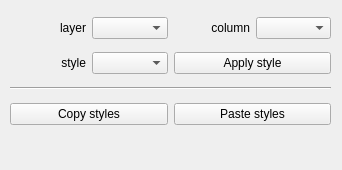
<?xml version="1.0" encoding="UTF-8"?>
<ui version="4.0">
 <class>DrawingToolDockWidgetBase</class>
 <widget class="QDockWidget" name="DrawingToolDockWidgetBase">
  <property name="geometry">
   <rect>
    <x>0</x>
    <y>0</y>
    <width>342</width>
    <height>170</height>
   </rect>
  </property>
  <property name="sizePolicy">
   <sizepolicy hsizetype="Minimum" vsizetype="Minimum">
    <horstretch>0</horstretch>
    <verstretch>0</verstretch>
   </sizepolicy>
  </property>
  <property name="minimumSize">
   <size>
    <width>340</width>
    <height>170</height>
   </size>
  </property>
  <property name="windowTitle">
   <string>Drawing Tool</string>
  </property>
  <widget class="QWidget" name="dockWidgetContents">
   <widget class="QWidget" name="">
    <property name="geometry">
     <rect>
      <x>10</x>
      <y>10</y>
      <width>321</width>
      <height>124</height>
     </rect>
    </property>
    <layout class="QGridLayout" name="gridLayout">
     <item row="0" column="0">
      <layout class="QHBoxLayout" name="horizontalLayout_2">
       <item>
        <widget class="QLabel" name="label_2">
         <property name="text">
          <string>layer</string>
         </property>
         <property name="alignment">
          <set>Qt::AlignRight|Qt::AlignTrailing|Qt::AlignVCenter</set>
         </property>
        </widget>
       </item>
       <item>
        <widget class="QComboBox" name="networkCombo"/>
       </item>
      </layout>
     </item>
     <item row="0" column="1">
      <layout class="QHBoxLayout" name="horizontalLayout">
       <item>
        <widget class="QLabel" name="label_4">
         <property name="text">
          <string>column</string>
         </property>
         <property name="alignment">
          <set>Qt::AlignRight|Qt::AlignTrailing|Qt::AlignVCenter</set>
         </property>
        </widget>
       </item>
       <item>
        <widget class="QComboBox" name="unlinksCombo_2"/>
       </item>
      </layout>
     </item>
     <item row="1" column="0">
      <layout class="QHBoxLayout" name="horizontalLayout_3">
       <item>
        <widget class="QLabel" name="label_3">
         <property name="text">
          <string>style</string>
         </property>
         <property name="alignment">
          <set>Qt::AlignRight|Qt::AlignTrailing|Qt::AlignVCenter</set>
         </property>
        </widget>
       </item>
       <item>
        <widget class="QComboBox" name="unlinksCombo"/>
       </item>
      </layout>
     </item>
     <item row="1" column="1">
      <widget class="QPushButton" name="pushButton_3">
       <property name="text">
        <string>Apply style</string>
       </property>
      </widget>
     </item>
     <item row="2" column="0" colspan="2">
      <widget class="Line" name="line">
       <property name="orientation">
        <enum>Qt::Horizontal</enum>
       </property>
      </widget>
     </item>
     <item row="3" column="0">
      <widget class="QPushButton" name="pushButton">
       <property name="text">
        <string>Copy styles</string>
       </property>
      </widget>
     </item>
     <item row="3" column="1">
      <widget class="QPushButton" name="pushButton_2">
       <property name="text">
        <string>Paste styles</string>
       </property>
      </widget>
     </item>
    </layout>
   </widget>
  </widget>
 </widget>
 <resources/>
 <connections/>
 <buttongroups>
  <buttongroup name="buttonGroup"/>
 </buttongroups>
</ui>
